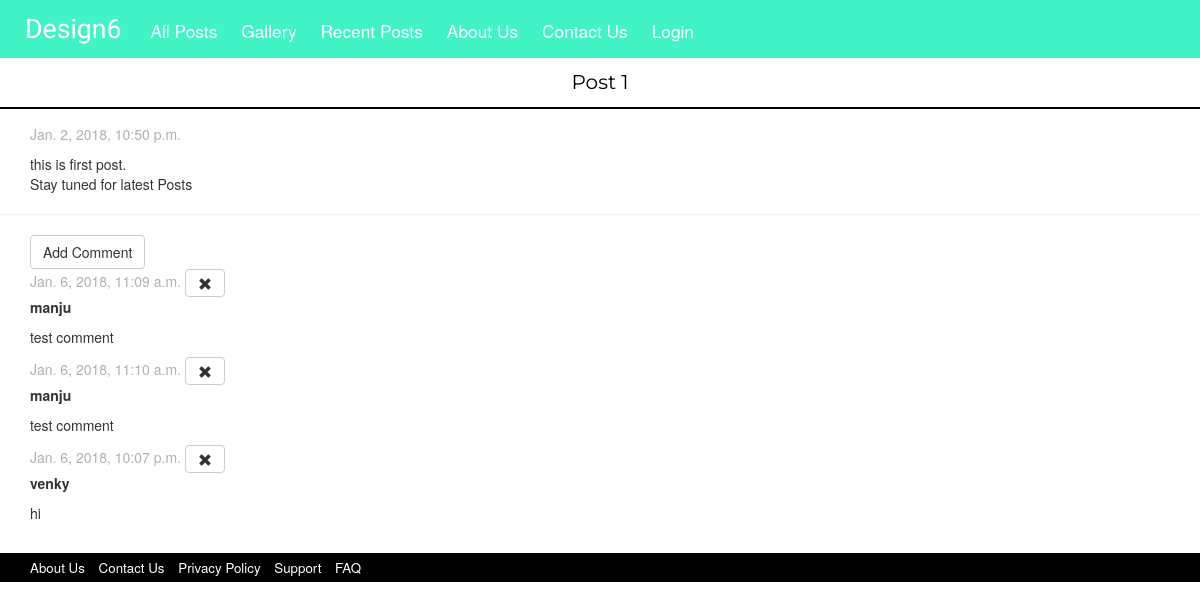
The app's page /post/1/ with its own data.
### design6/models.py (models this page shows, shortened)
class Post(models.Model):
	author = models.ForeignKey('auth.User')
	title = models.CharField(max_length=200)
	text = models.TextField()
	created_date = models.DateTimeField(default=timezone.now)
	published_date = models.DateTimeField(default=timezone.now)

class Comment(models.Model):
	post = models.ForeignKey('design6.Post', related_name='comments')
	author = models.CharField(max_length=200)
	text = models.TextField()
	created_date = models.DateTimeField(default=timezone.now)

### design6/views.py (the view)
# urls.py: url(r'^post/(?P<pk>\d+)/$', views.post_detail, name= 'post_detail'),
def post_detail(request, pk):
	post = get_object_or_404(Post, pk=pk)
	return render(request, 'design6/post_detail.html', {'post': post})

### design6/templates/design6/post_detail.html
{% extends 'design6/base.html' %}
{% block content %}
	<div class="container-fluid latest">
		<p>{{ post.title }}</p>
	</div>
	<div class="date marginClass">
		<p>{{ post.published_date }} </p>
	</div>
	<div class="marginClass">
		<p>{{ post.text|linebreaks }}</p>
	</div>
	<hr> <a class="btn btn-default marginClass" href="{% url 'add_comment_to_post' pk=post.pk %}">Add Comment</a>
	{% for comment in post.comments.all %}
		<div class="comment marginClass">
			<div class="date">
				{{ comment.created_date }}
				<a class="btn btn-default" href="{% url 'comment_remove' pk=comment.pk %}"><span class="glyphicon glyphicon-remove"></span></a>
			</div>
			<strong>{{ comment.author }}</strong>
			<p>{{ comment.text|linebreaks }}</p>
		</div>
		{% empty %}
			<p>No comments here yet :(</p>
	{% endfor %}
{% endblock %}

### design6/static/css/base.css (style rules this page uses)
.latest { padding-top: 10px; border-bottom: 2px solid; font-family: 'Montserrat', sans-serif; font-size: 15pt; color: #000000; text-align: center; width: 100%; margin-bottom: 15px; }
.date { margin-top: 0; color: #afafaf; }
.marginClass { margin-left: 30px; margin-bottom: 0; }

### records on screen
Post: title "Post 1", published_date "Jan. 2, 2018, 10:50 p.m.", text "this is first post. Stay tuned for latest Posts"
Comment: created_date "Jan. 6, 2018, 11:09 a.m.", author "manju", text "test comment"
Comment: created_date "Jan. 6, 2018, 11:10 a.m.", author "manju", text "test comment"
Comment: created_date "Jan. 6, 2018, 10:07 p.m.", author "venky", text "hi"
